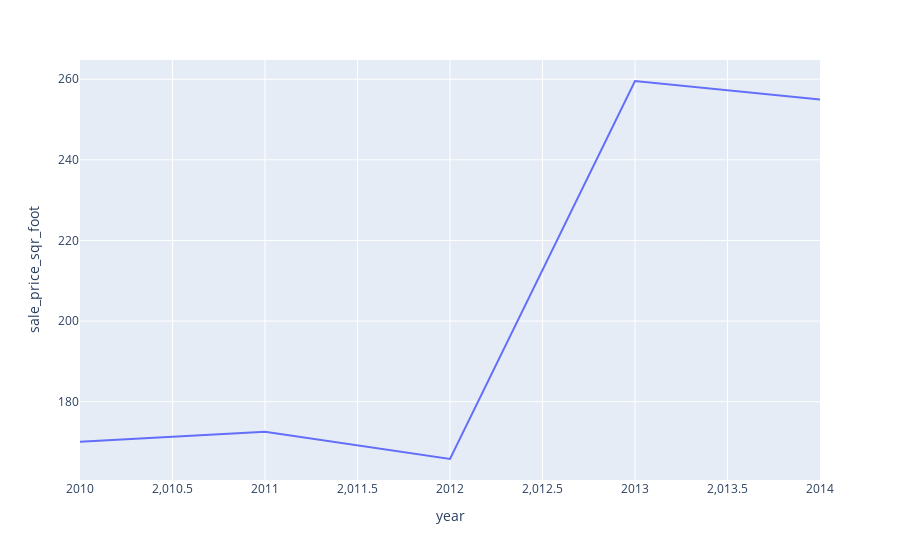
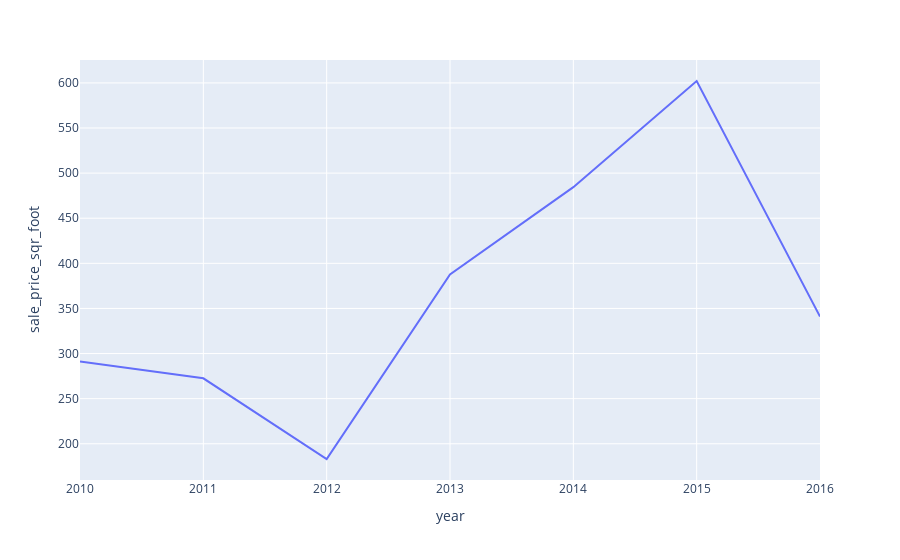
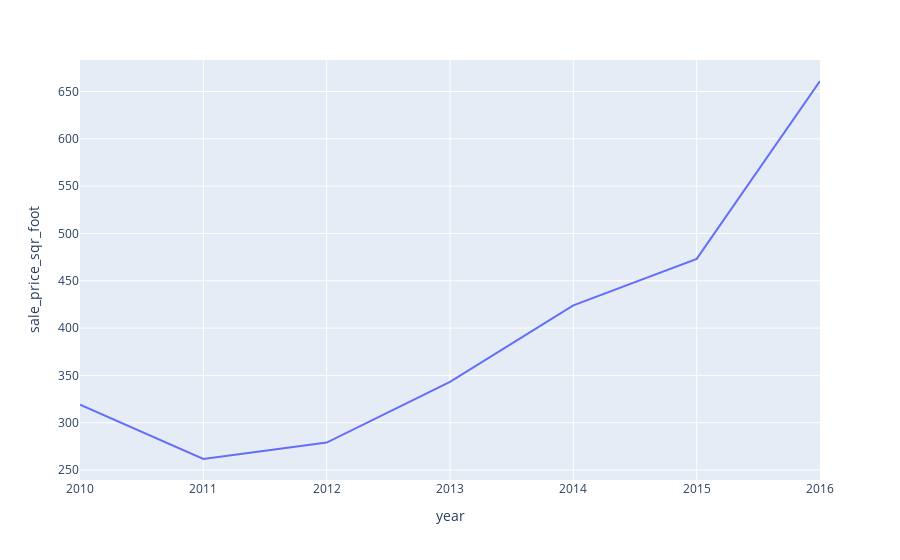

Notebook code for these charts, in order:
### Code cell
# Test your function by passing a neighborhood name.
average_price_by_neighborhood('Bayview')
average_price_by_neighborhood("Alamo Square")
average_price_by_neighborhood('Central Richmond')

### Figure 1 — Plotly figure (JSON) as saved in the notebook; plotly's stock layout.template omitted (floating-point values rounded to 4 significant figures)
{"data": [{"hovertemplate": "year=%{x}<br>sale_price_sqr_foot=%{y}<extra></extra>", "legendgroup": "", "line": {"color": "#636efa", "dash": "solid"}, "marker": {"symbol": "circle"}, "mode": "lines", "name": "", "orientation": "v", "showlegend": false, "type": "scatter", "x": [2010, 2011, 2012, 2013, 2014], "xaxis": "x", "y": [170.1, 172.5, 165.8, 259.5, 255.0], "yaxis": "y"}], "layout": {"legend": {"tracegroupgap": 0}, "margin": {"t": 60}, "xaxis": {"anchor": "y", "domain": [0, 1], "title": {"text": "year"}}, "yaxis": {"anchor": "x", "domain": [0, 1], "title": {"text": "sale_price_sqr_foot"}}}}

### Figure 2 — Plotly figure (JSON) as saved in the notebook; plotly's stock layout.template omitted (floating-point values rounded to 4 significant figures)
{"data": [{"hovertemplate": "year=%{x}<br>sale_price_sqr_foot=%{y}<extra></extra>", "legendgroup": "", "line": {"color": "#636efa", "dash": "solid"}, "marker": {"symbol": "circle"}, "mode": "lines", "name": "", "orientation": "v", "showlegend": false, "type": "scatter", "x": [2010, 2011, 2012, 2013, 2014, 2015, 2016], "xaxis": "x", "y": [291.2, 272.5, 183.1, 387.8, 484.4, 602.1, 341.0], "yaxis": "y"}], "layout": {"legend": {"tracegroupgap": 0}, "margin": {"t": 60}, "xaxis": {"anchor": "y", "domain": [0, 1], "title": {"text": "year"}}, "yaxis": {"anchor": "x", "domain": [0, 1], "title": {"text": "sale_price_sqr_foot"}}}}

### Figure 3 — Plotly figure (JSON) as saved in the notebook; plotly's stock layout.template omitted (floating-point values rounded to 4 significant figures)
{"data": [{"hovertemplate": "year=%{x}<br>sale_price_sqr_foot=%{y}<extra></extra>", "legendgroup": "", "line": {"color": "#636efa", "dash": "solid"}, "marker": {"symbol": "circle"}, "mode": "lines", "name": "", "orientation": "v", "showlegend": false, "type": "scatter", "x": [2010, 2011, 2012, 2013, 2014, 2015, 2016], "xaxis": "x", "y": [319.0, 261.7, 279.0, 343.1, 424.0, 473.2, 661.1], "yaxis": "y"}], "layout": {"legend": {"tracegroupgap": 0}, "margin": {"t": 60}, "xaxis": {"anchor": "y", "domain": [0, 1], "title": {"text": "year"}}, "yaxis": {"anchor": "x", "domain": [0, 1], "title": {"text": "sale_price_sqr_foot"}}}}
